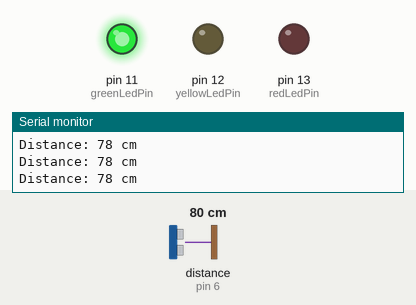
The sketch below on a simulated Arduino Uno, built with avr-gcc and run on an emulated ATmega328P. Shown: output pins drawn as LEDs (lit = HIGH), the last lines printed to the serial monitor. Wiring (inferred from the names in the program): ultrasonic range finder: trigger pin 7; echo pin 6. The test bench sets the inputs (shaded band); at power-on: distance to the obstacle (sensor on pin 6) 80 cm. The echo pulse lasts 58.3 µs per cm; pins used as bus, display or sensor lines are not drawn.

Above: at 1.2 s.
1.3 s: distance to the obstacle (sensor on pin 6) set to 18 cm
2.8 s: distance to the obstacle (sensor on pin 6) set to 13 cm
At 3.4 s:
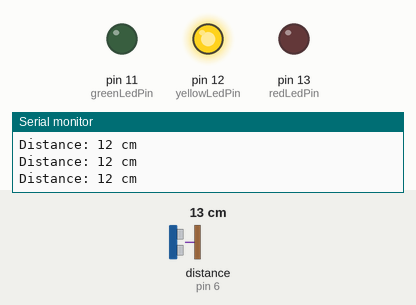
4.3 s: distance to the obstacle (sensor on pin 6) set to 7 cm
5.8 s: distance to the obstacle (sensor on pin 6) set to 4 cm
At 6.9 s:
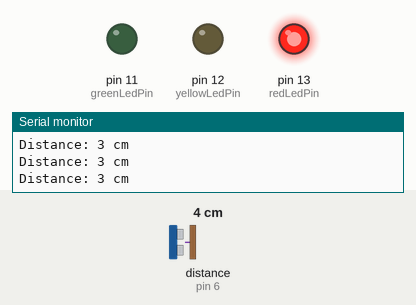
7.3 s: distance to the obstacle (sensor on pin 6) set to 9 cm
At 8.5 s:
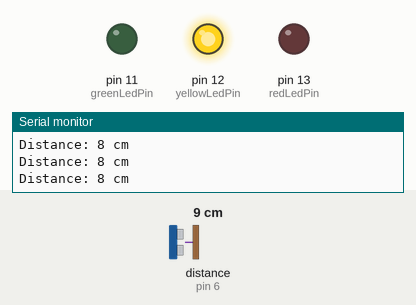
10.3 s: distance to the obstacle (sensor on pin 6) set to 2 cm
At 10.6 s:
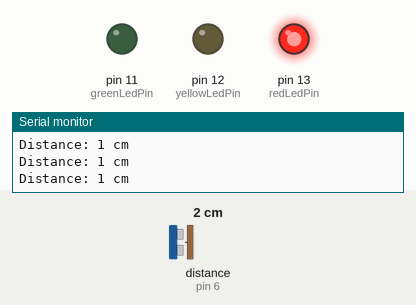
Timing chart, 0 to 13.3 s (numbered marks = the images above; inputs shaded):
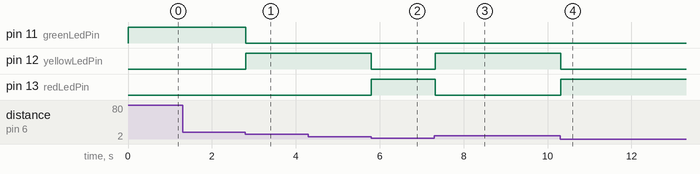

Measured:
- the behaviour switches between 16 and 15 cm on distance to the obstacle (sensor on pin 6) (found by bisection; images 0 and 1)
- the behaviour switches between 6 and 5 cm on distance to the obstacle (sensor on pin 6) (found by bisection; images 1 and 2)
- after the input at 2.8 s, pin 11 (greenLedPin): HIGH → LOW at once; pin 12 (yellowLedPin): LOW → HIGH at once
- after the input at 5.8 s, pin 12 (yellowLedPin): HIGH → LOW at once; pin 13 (redLedPin): LOW → HIGH at once
- after the input at 7.3 s, pin 12 (yellowLedPin): LOW → HIGH at once; pin 13 (redLedPin): HIGH → LOW at once
- after the input at 10.3 s, pin 12 (yellowLedPin): HIGH → LOW at once; pin 13 (redLedPin): LOW → HIGH at once

The sketch:

Ultrasonic_Buzzer_LEDs1.ino
```cpp
const int trigPin = 7;  // Trig pin connected to Arduino digital pin 7
const int echoPin = 6;  // Echo pin connected to Arduino digital pin 6
const int redLedPin = 13;
const int yellowLedPin = 12;
const int greenLedPin = 11;

void setup() {
  Serial.begin(9600);   // Initialize serial communication for debugging
  pinMode(trigPin, OUTPUT);
  pinMode(echoPin, INPUT);
  pinMode(redLedPin, OUTPUT);
  pinMode(yellowLedPin, OUTPUT);
  pinMode(greenLedPin, OUTPUT);
}

void loop() {
  long duration, distance;

  // Clear the trigger pin
  digitalWrite(trigPin, LOW);
  delayMicroseconds(2);

  // Send a 10us pulse to trigger the sensor
  digitalWrite(trigPin, HIGH);
  delayMicroseconds(10);
  digitalWrite(trigPin, LOW);

  // Measure the duration of the pulse from echoPin
  duration = pulseIn(echoPin, HIGH);

  // Convert the duration into distance (in cm)
  distance = (duration * 0.034) / 2;
  if(distance<5){
    digitalWrite(greenLedPin, LOW);
    digitalWrite(yellowLedPin, LOW);
    digitalWrite(redLedPin, HIGH);
  }
  else if(distance<15){
	digitalWrite(greenLedPin, LOW);
    digitalWrite(yellowLedPin, HIGH);
    digitalWrite(redLedPin, LOW);  }
  else{
    digitalWrite(greenLedPin, HIGH);
    digitalWrite(yellowLedPin, LOW);
    digitalWrite(redLedPin, LOW);
  }

  // Print the distance to the Serial Monitor
  Serial.print("Distance: ");
  Serial.print(distance);
  Serial.println(" cm");

}
```
